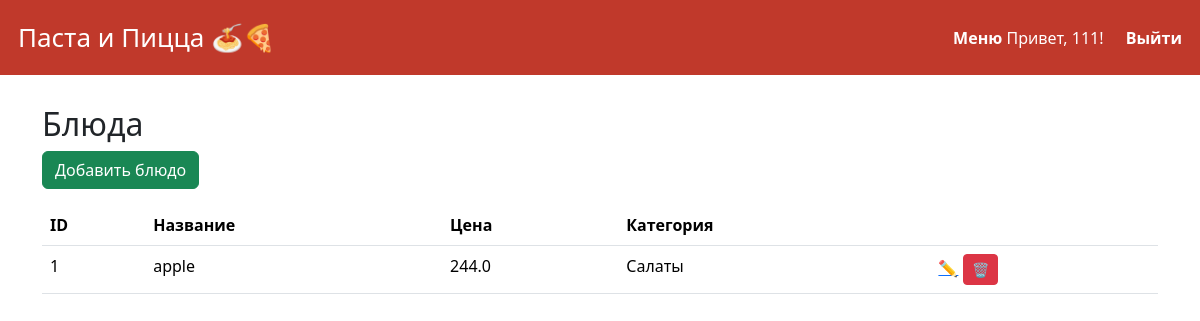
The app's page /admin/manage_menu (signed in), older data.
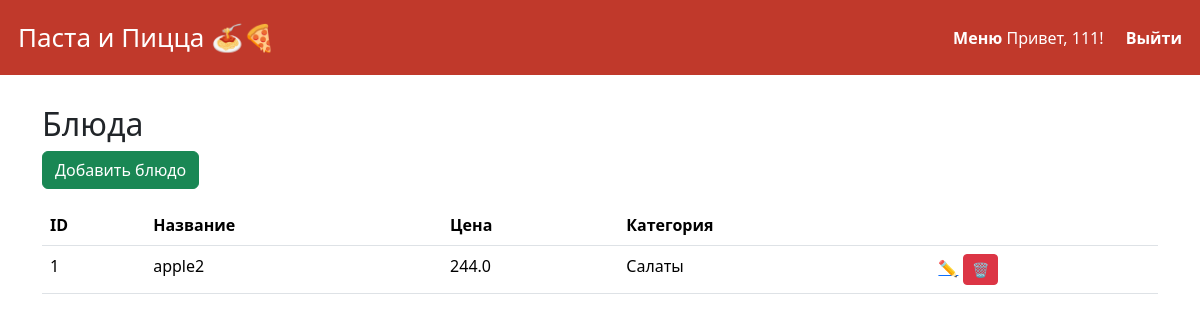
The same page, newer data.
### tables this page shows
CREATE TABLE dishes (
    id INTEGER PRIMARY KEY AUTOINCREMENT,
    title TEXT,
    description TEXT,
    price REAL,
    category_id INTEGER,
    image TEXT,
    is_veg INTEGER DEFAULT 0,
    is_spicy INTEGER DEFAULT 0,
    FOREIGN KEY(category_id) REFERENCES categories(id)
);

### app.py (the view)
    def wrap(*args, **kwargs):
        if not session.get("is_admin"):
            flash("Только для админа!")
            return redirect(url_for("login"))
        return f(*args, **kwargs)

### app.py (called while the page is built)
@app.before_request
def before_request():
    get_db()

@app.teardown_appcontext
def teardown_db(exception):
    close_db()

def get_categories():
    cats = query_db("SELECT id, name FROM categories ORDER BY name")
    return [dict(row) for row in cats]

def get_dishes(category_id=None):
    if category_id:
        dishes = query_db("SELECT * FROM dishes WHERE category_id=? ORDER BY id DESC", (category_id,))
    else:
        dishes = query_db("SELECT * FROM dishes ORDER BY id DESC")
    return [dict(row) for row in dishes]

def admin_required(f):
    def wrap(*args, **kwargs):
        if not session.get("is_admin"):
            flash("Только для админа!")
            return redirect(url_for("login"))
        return f(*args, **kwargs)
    wrap.__name__ = f.__name__
    return wrap

@app.route('/admin/manage_menu')
@admin_required
def admin_manage_menu():
    dishes = get_dishes()
    categories = get_categories()
    return render_template('admin/manage_menu.html', dishes=dishes, categories=categories)

### database.py (called while the page is built)
def get_db():
    if 'db' not in g:
        conn = sqlite3.connect(DB_PATH)
        conn.row_factory = sqlite3.Row
        g.db = conn
    return g.db

### templates/admin/manage_menu.html
{% extends "base.html" %}
{% block content %}
<h2>Блюда</h2>
<a class="btn btn-success mb-3" href="{{ url_for('admin_add_dish') }}">Добавить блюдо</a>
<table class="table">
    <tr>
        <th>ID</th><th>Название</th><th>Цена</th><th>Категория</th><th></th>
    </tr>
    {% for dish in dishes %}
    <tr>
        <td>{{ dish["id"] }}</td>
        <td>{{ dish["title"] }}</td>
        <td>{{ dish["price"] }}</td>
        <td>
          {% for cat in categories %}
            {% if cat["id"] == dish["category_id"] %}
              {{ cat["name"] }}
            {% endif %}
          {% endfor %}
        </td>
        <td>
          <a href="{{ url_for('admin_edit_dish', dish_id=dish["id"]) }}">✏️</a>
          <form action="{{ url_for('admin_delete_dish', dish_id=dish["id"]) }}" method="post" style="display:inline;">
              <button class="btn btn-danger btn-sm" onclick="return confirm('Удалить блюдо?')">🗑️</button>
          </form>
        </td>
    </tr>
    {% endfor %}
</table>
{% endblock %}

Row changes from the older to the newer data that the page shows:
changed dishes id 1: title "apple" → "apple2"
